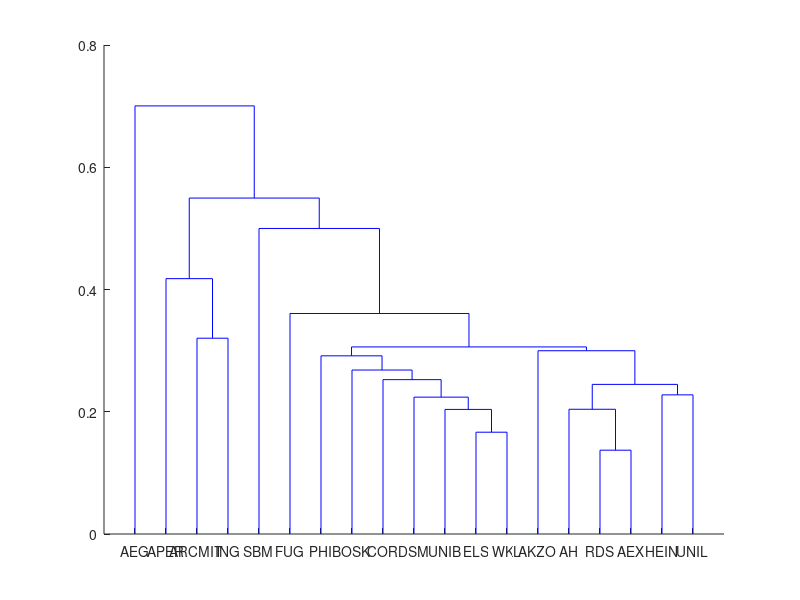

MATLAB code to generate this figure:
function asdf = ex2()

load('dataAEX.mat');
load('labelsAEX.mat')


Y = pdist(data);

Z = linkage(Y,'complete')

[H,T] = dendrogram(Z,'Labels',labels);


end